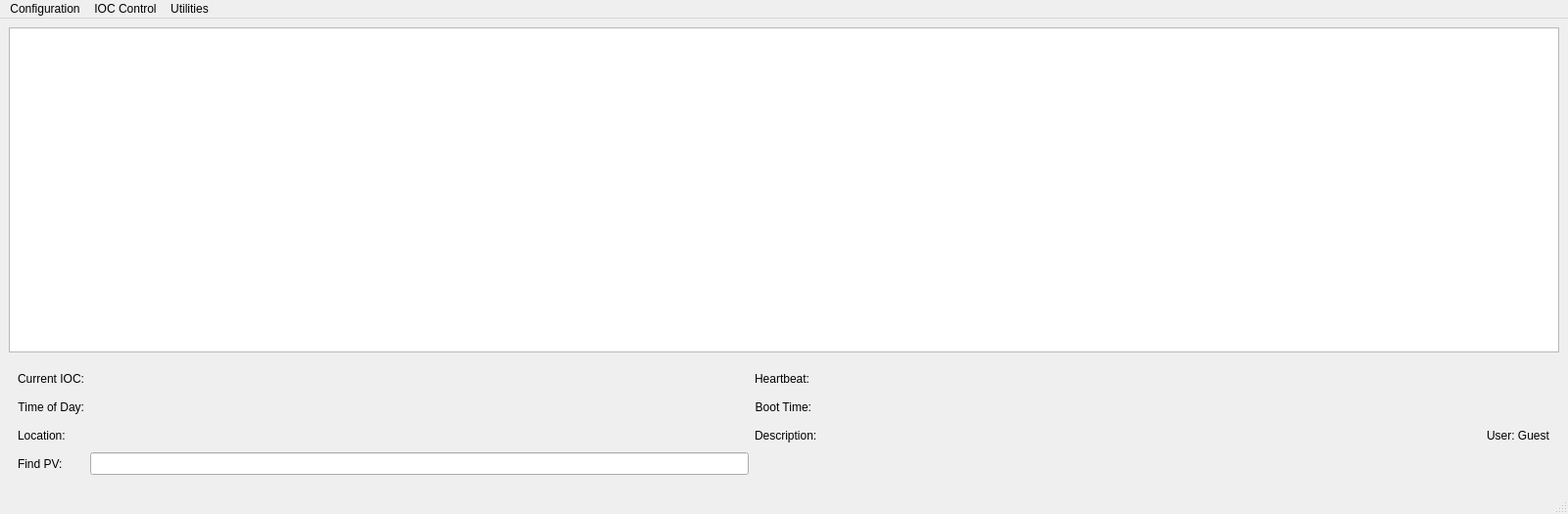
<?xml version="1.0" encoding="UTF-8"?>
<ui version="4.0">
 <class>MainWindow</class>
 <widget class="QMainWindow" name="MainWindow">
  <property name="geometry">
   <rect>
    <x>0</x>
    <y>0</y>
    <width>1600</width>
    <height>525</height>
   </rect>
  </property>
  <property name="windowTitle">
   <string>MainWindow</string>
  </property>
  <widget class="QWidget" name="centralwidget">
   <layout class="QVBoxLayout" name="verticalLayout">
    <item>
     <widget class="QTableView" name="tableView"/>
    </item>
    <item>
     <widget class="QWidget" name="widget_2" native="true">
      <property name="sizePolicy">
       <sizepolicy hsizetype="Preferred" vsizetype="Fixed">
        <horstretch>0</horstretch>
        <verstretch>0</verstretch>
       </sizepolicy>
      </property>
      <property name="styleSheet">
       <string notr="true">PyDMLabel {
background-color: white;
border-radius: 2px;
border-color: #b0b0b0;
border-width: 1px;
border-style: solid;
}</string>
      </property>
      <layout class="QGridLayout" name="gridLayout">
       <item row="2" column="4">
        <widget class="QLabel" name="userLabel">
         <property name="text">
          <string>User: Guest</string>
         </property>
        </widget>
       </item>
       <item row="0" column="2">
        <widget class="QLabel" name="label_3">
         <property name="sizePolicy">
          <sizepolicy hsizetype="Fixed" vsizetype="Preferred">
           <horstretch>120</horstretch>
           <verstretch>0</verstretch>
          </sizepolicy>
         </property>
         <property name="layoutDirection">
          <enum>Qt::LeftToRight</enum>
         </property>
         <property name="text">
          <string>Heartbeat:</string>
         </property>
         <property name="alignment">
          <set>Qt::AlignRight|Qt::AlignTrailing|Qt::AlignVCenter</set>
         </property>
        </widget>
       </item>
       <item row="3" column="0">
        <widget class="QLabel" name="label_55">
         <property name="text">
          <string>Find PV:</string>
         </property>
        </widget>
       </item>
       <item row="0" column="3">
        <widget class="PyDMLabel" name="heartbeat">
         <property name="sizePolicy">
          <sizepolicy hsizetype="Expanding" vsizetype="Fixed">
           <horstretch>170</horstretch>
           <verstretch>25</verstretch>
          </sizepolicy>
         </property>
         <property name="minimumSize">
          <size>
           <width>170</width>
           <height>23</height>
          </size>
         </property>
         <property name="contextMenuPolicy">
          <enum>Qt::NoContextMenu</enum>
         </property>
         <property name="toolTip">
          <string/>
         </property>
         <property name="text">
          <string/>
         </property>
         <property name="textInteractionFlags">
          <set>Qt::TextSelectableByMouse</set>
         </property>
        </widget>
       </item>
       <item row="2" column="0">
        <widget class="QLabel" name="label_5">
         <property name="text">
          <string>Location:</string>
         </property>
        </widget>
       </item>
       <item row="1" column="1">
        <widget class="PyDMLabel" name="tod">
         <property name="sizePolicy">
          <sizepolicy hsizetype="Expanding" vsizetype="Fixed">
           <horstretch>170</horstretch>
           <verstretch>25</verstretch>
          </sizepolicy>
         </property>
         <property name="minimumSize">
          <size>
           <width>170</width>
           <height>23</height>
          </size>
         </property>
         <property name="contextMenuPolicy">
          <enum>Qt::NoContextMenu</enum>
         </property>
         <property name="toolTip">
          <string/>
         </property>
         <property name="text">
          <string/>
         </property>
         <property name="textInteractionFlags">
          <set>Qt::TextSelectableByMouse</set>
         </property>
        </widget>
       </item>
       <item row="0" column="0">
        <widget class="QLabel" name="label">
         <property name="sizePolicy">
          <sizepolicy hsizetype="Fixed" vsizetype="Preferred">
           <horstretch>120</horstretch>
           <verstretch>0</verstretch>
          </sizepolicy>
         </property>
         <property name="maximumSize">
          <size>
           <width>16777215</width>
           <height>16777215</height>
          </size>
         </property>
         <property name="layoutDirection">
          <enum>Qt::LeftToRight</enum>
         </property>
         <property name="text">
          <string>Current IOC:</string>
         </property>
         <property name="alignment">
          <set>Qt::AlignRight|Qt::AlignTrailing|Qt::AlignVCenter</set>
         </property>
        </widget>
       </item>
       <item row="1" column="2">
        <widget class="QLabel" name="label_4">
         <property name="sizePolicy">
          <sizepolicy hsizetype="Fixed" vsizetype="Preferred">
           <horstretch>120</horstretch>
           <verstretch>0</verstretch>
          </sizepolicy>
         </property>
         <property name="layoutDirection">
          <enum>Qt::LeftToRight</enum>
         </property>
         <property name="text">
          <string>Boot Time:</string>
         </property>
         <property name="alignment">
          <set>Qt::AlignRight|Qt::AlignTrailing|Qt::AlignVCenter</set>
         </property>
        </widget>
       </item>
       <item row="1" column="0">
        <widget class="QLabel" name="label_2">
         <property name="sizePolicy">
          <sizepolicy hsizetype="Fixed" vsizetype="Preferred">
           <horstretch>120</horstretch>
           <verstretch>0</verstretch>
          </sizepolicy>
         </property>
         <property name="layoutDirection">
          <enum>Qt::LeftToRight</enum>
         </property>
         <property name="text">
          <string>Time of Day:</string>
         </property>
         <property name="alignment">
          <set>Qt::AlignRight|Qt::AlignTrailing|Qt::AlignVCenter</set>
         </property>
        </widget>
       </item>
       <item row="3" column="1">
        <widget class="QLineEdit" name="findpv">
         <property name="minimumSize">
          <size>
           <width>0</width>
           <height>23</height>
          </size>
         </property>
        </widget>
       </item>
       <item row="0" column="4">
        <spacer name="horizontalSpacer_2">
         <property name="orientation">
          <enum>Qt::Horizontal</enum>
         </property>
         <property name="sizeHint" stdset="0">
          <size>
           <width>20</width>
           <height>20</height>
          </size>
         </property>
        </spacer>
       </item>
       <item row="2" column="2">
        <widget class="QLabel" name="label_6">
         <property name="text">
          <string>Description:</string>
         </property>
        </widget>
       </item>
       <item row="1" column="3">
        <widget class="PyDMLabel" name="boottime">
         <property name="sizePolicy">
          <sizepolicy hsizetype="Expanding" vsizetype="Fixed">
           <horstretch>170</horstretch>
           <verstretch>25</verstretch>
          </sizepolicy>
         </property>
         <property name="minimumSize">
          <size>
           <width>170</width>
           <height>23</height>
          </size>
         </property>
         <property name="contextMenuPolicy">
          <enum>Qt::NoContextMenu</enum>
         </property>
         <property name="toolTip">
          <string/>
         </property>
         <property name="text">
          <string/>
         </property>
         <property name="textInteractionFlags">
          <set>Qt::TextSelectableByMouse</set>
         </property>
        </widget>
       </item>
       <item row="2" column="3">
        <widget class="PyDMLabel" name="description">
         <property name="sizePolicy">
          <sizepolicy hsizetype="Expanding" vsizetype="Fixed">
           <horstretch>170</horstretch>
           <verstretch>25</verstretch>
          </sizepolicy>
         </property>
         <property name="minimumSize">
          <size>
           <width>170</width>
           <height>23</height>
          </size>
         </property>
         <property name="contextMenuPolicy">
          <enum>Qt::NoContextMenu</enum>
         </property>
         <property name="toolTip">
          <string/>
         </property>
         <property name="text">
          <string/>
         </property>
         <property name="textInteractionFlags">
          <set>Qt::TextSelectableByMouse</set>
         </property>
        </widget>
       </item>
       <item row="2" column="1">
        <widget class="PyDMLabel" name="location">
         <property name="sizePolicy">
          <sizepolicy hsizetype="Expanding" vsizetype="Fixed">
           <horstretch>170</horstretch>
           <verstretch>25</verstretch>
          </sizepolicy>
         </property>
         <property name="minimumSize">
          <size>
           <width>170</width>
           <height>23</height>
          </size>
         </property>
         <property name="contextMenuPolicy">
          <enum>Qt::NoContextMenu</enum>
         </property>
         <property name="toolTip">
          <string/>
         </property>
         <property name="text">
          <string/>
         </property>
         <property name="textInteractionFlags">
          <set>Qt::TextSelectableByMouse</set>
         </property>
        </widget>
       </item>
       <item row="0" column="1">
        <widget class="PyDMLabel" name="iocname">
         <property name="sizePolicy">
          <sizepolicy hsizetype="Expanding" vsizetype="Fixed">
           <horstretch>170</horstretch>
           <verstretch>25</verstretch>
          </sizepolicy>
         </property>
         <property name="minimumSize">
          <size>
           <width>170</width>
           <height>23</height>
          </size>
         </property>
         <property name="contextMenuPolicy">
          <enum>Qt::NoContextMenu</enum>
         </property>
         <property name="toolTip">
          <string/>
         </property>
         <property name="text">
          <string/>
         </property>
         <property name="textInteractionFlags">
          <set>Qt::TextSelectableByMouse</set>
         </property>
        </widget>
       </item>
      </layout>
     </widget>
    </item>
   </layout>
  </widget>
  <widget class="QMenuBar" name="menubar">
   <property name="geometry">
    <rect>
     <x>0</x>
     <y>0</y>
     <width>1600</width>
     <height>20</height>
    </rect>
   </property>
   <widget class="QMenu" name="menuConfiguration">
    <property name="title">
     <string>Configuration</string>
    </property>
    <addaction name="actionApply"/>
    <addaction name="actionSave"/>
    <addaction name="actionRevert"/>
   </widget>
   <widget class="QMenu" name="menuIOC_Control">
    <property name="title">
     <string>IOC Control</string>
    </property>
    <addaction name="actionReboot"/>
    <addaction name="actionHard_Reboot"/>
    <addaction name="actionReboot_Server"/>
    <addaction name="actionLog"/>
    <addaction name="actionConsole"/>
   </widget>
   <widget class="QMenu" name="menuMisc">
    <property name="title">
     <string>Utilities</string>
    </property>
    <addaction name="actionHelp"/>
    <addaction name="actionRemember"/>
    <addaction name="actionQuit"/>
   </widget>
   <addaction name="menuConfiguration"/>
   <addaction name="menuIOC_Control"/>
   <addaction name="menuMisc"/>
  </widget>
  <widget class="QStatusBar" name="statusbar"/>
  <action name="actionApply">
   <property name="text">
    <string>Apply</string>
   </property>
  </action>
  <action name="actionSave">
   <property name="text">
    <string>Save</string>
   </property>
  </action>
  <action name="actionRevert">
   <property name="text">
    <string>Revert</string>
   </property>
  </action>
  <action name="actionReboot">
   <property name="text">
    <string>Soft IOC Reboot</string>
   </property>
  </action>
  <action name="actionLog">
   <property name="text">
    <string>Show Log</string>
   </property>
  </action>
  <action name="actionConsole">
   <property name="text">
    <string>Show Console</string>
   </property>
  </action>
  <action name="actionRemember">
   <property name="text">
    <string>Remember Versions</string>
   </property>
  </action>
  <action name="actionAuth">
   <property name="text">
    <string>Authenticate User</string>
   </property>
  </action>
  <action name="actionQuit">
   <property name="text">
    <string>Quit</string>
   </property>
  </action>
  <action name="actionHard_Reboot">
   <property name="text">
    <string>Hard IOC Reboot</string>
   </property>
  </action>
  <action name="actionReboot_Server">
   <property name="text">
    <string>Reboot Server</string>
   </property>
  </action>
  <action name="actionHelp">
   <property name="text">
    <string>Help</string>
   </property>
  </action>
 </widget>
 <customwidgets>
  <customwidget>
   <class>PyDMLabel</class>
   <extends>QLabel</extends>
   <header>pydm.widgets.label</header>
  </customwidget>
 </customwidgets>
 <resources/>
 <connections/>
</ui>
